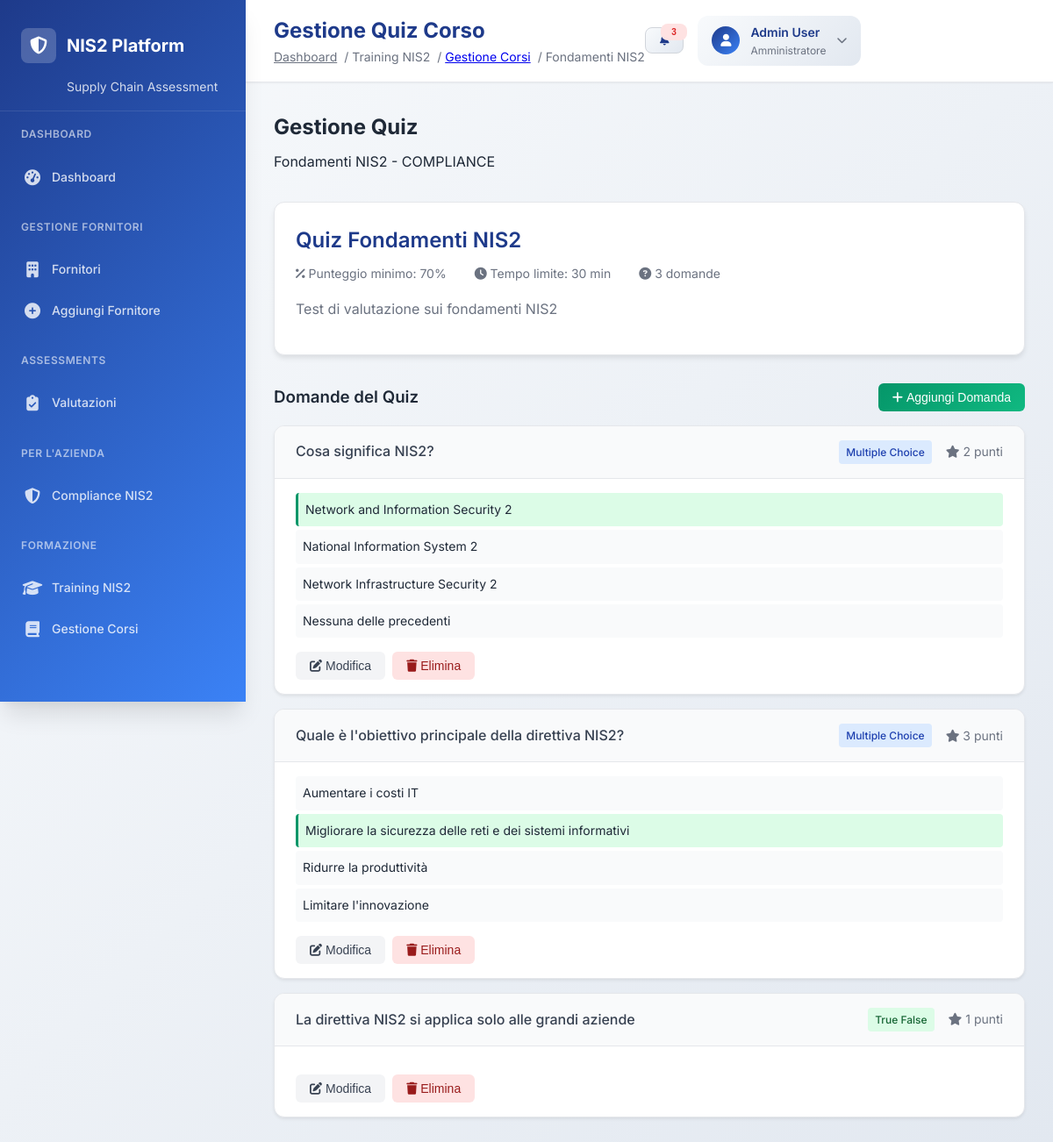
Page /training/course/1/quiz (signed in) on the committed database.
### tables this page shows
CREATE TABLE training_courses (
                id INTEGER PRIMARY KEY AUTOINCREMENT,
                title TEXT NOT NULL,
                description TEXT,
                category TEXT NOT NULL,
                duration_minutes INTEGER DEFAULT 60,
                difficulty_level TEXT DEFAULT 'BEGINNER',
                nis2_requirements TEXT, -- JSON array dei requisiti NIS2 coperti
                content_url TEXT,
                is_active BOOLEAN DEFAULT 1,
                created_at TIMESTAMP DEFAULT CURRENT_TIMESTAMP
            );

CREATE TABLE training_quizzes (
                id INTEGER PRIMARY KEY AUTOINCREMENT,
                course_id INTEGER NOT NULL,
                title TEXT NOT NULL,
                description TEXT,
                passing_score INTEGER DEFAULT 70,
                time_limit_minutes INTEGER DEFAULT 30,
                is_active BOOLEAN DEFAULT 1,
                created_at TIMESTAMP DEFAULT CURRENT_TIMESTAMP,
                FOREIGN KEY (course_id) REFERENCES training_courses (id)
            );

CREATE TABLE training_questions (
                id INTEGER PRIMARY KEY AUTOINCREMENT,
                quiz_id INTEGER NOT NULL,
                question_text TEXT NOT NULL,
                question_type TEXT DEFAULT 'MULTIPLE_CHOICE', -- MULTIPLE_CHOICE, TRUE_FALSE, TEXT
                options TEXT, -- JSON array per multiple choice
                correct_answer TEXT,
                points INTEGER DEFAULT 1, explanation TEXT,
                FOREIGN KEY (quiz_id) REFERENCES training_quizzes (id)
            );

### training_api.py (the view)
@training_router.get("/course/{course_id}/quiz")
async def course_quiz_management_page(request: Request, course_id: int):
    user = await get_current_user(request)
    if not user:
        return RedirectResponse(url="/unified-login")
    if user.get("role") != "admin":
        raise HTTPException(status_code=403, detail="Accesso negato. Solo gli amministratori possono gestire i corsi.")
    try:
        course = training.get_course_by_id(course_id)
        if not course:
            raise HTTPException(status_code=404, detail="Corso non trovato")
        quiz = training.get_course_quiz(course_id)
        if quiz:
            quiz = training.get_quiz_with_questions(quiz['id'])
        return templates.TemplateResponse("training_course_quiz.html", {
            "request": request,
            "user": user,
            "course": course,
            "quiz": quiz
        })
    except Exception as e:
        return templates.TemplateResponse("training_course_quiz.html", {
            "request": request,
            "user": user,
            "course": None,
            "quiz": None,
            "error_message": str(e)
        })

### templates/training_course_quiz.html (shortened to what this page needs)
{% extends "professional_base.html" %}
{% block page_title %}Gestione Quiz Corso{% endblock %}
{% block breadcrumb %}
<span class="text-secondary">/ Training NIS2</span>
<span class="text-secondary">/ <a href="/training/course-management">Gestione Corsi</a></span>
<span class="text-secondary">/ {{ course.title }}</span>
{% endblock %}
{% block content %}
<div class="container mx-auto px-4 py-6">
    <div class="quiz-header">
        <div>
            <h2 class="text-2xl font-bold text-gray-800 mb-2">Gestione Quiz</h2>
            <p class="text-gray-600">{{ course.title }} - {{ course.category }}</p>
        </div>
    </div>
    {% if quiz %}
    <div class="quiz-info">
        <div class="quiz-title">{{ quiz.title }}</div>
        <div class="quiz-meta">
            <span><i class="fas fa-percentage"></i> Punteggio minimo: {{ quiz.passing_score }}%</span>
            <span><i class="fas fa-clock"></i> Tempo limite: {{ quiz.time_limit_minutes }} min</span>
            <span><i class="fas fa-question-circle"></i> {{ quiz.questions|length }} domande</span>
        </div>
        <div class="quiz-description">{{ quiz.description }}</div>
    </div>
    <div class="questions-section">
        <div class="questions-header">
            <h3 class="text-lg font-semibold text-gray-800">Domande del Quiz</h3>
            <button class="btn-add-question" onclick="openAddQuestionModal()">
                <i class="fas fa-plus"></i>
                Aggiungi Domanda
            </button>
        </div>
        <div class="question-list">
            {% for question in quiz.questions %}
            <div class="question-item">
                <div class="question-header">
                    <div class="question-text">{{ question.question_text }}</div>
                    <div class="question-meta">
                        <span class="question-type-badge question-type-{{ question.question_type.lower() }}">
                            {{ question.question_type.replace('_', ' ').title() }}
                        </span>
                        <span><i class="fas fa-star"></i> {{ question.points }} punti</span>
                    </div>
                </div>
                <div class="question-body">
                    {% if question.options %}
                    <div class="question-options">
                        {% for option in question.options %}
                        <div class="option-item {% if option == question.correct_answer %}correct-answer{% endif %}">
                            {{ option }}
                        </div>
                        {% endfor %}
                    </div>
                    {% endif %}
                    <div class="question-actions">
                        <button class="btn-edit-question" onclick="editQuestion({{ question.id }})">
                            <i class="fas fa-edit"></i>
                            Modifica
                        </button>
                        <button class="btn-delete-question" onclick="deleteQuestion({{ question.id }})">
                            <i class="fas fa-trash"></i>
                            Elimina
                        </button>
                    </div>
                </div>
            </div>
            {% endfor %}
        </div>
    </div>
    {% endif %}
</div>
{% endblock %}

### static/css/professional.css (style rules this page uses)
:root { --primary-blue: #1e3a8a; --primary-blue-light: #3b82f6; --primary-blue-dark: #1e40af; --secondary-gray: #6b7280; --accent-green: #059669; --accent-red: #dc2626; --accent-orange: #ea580c; --accent-yellow: #ca8a04; --gradient-primary: linear-gradient(135deg, #1e3a8a 0%, #3b82f6 100%); --gradient-secondary: linear-gradient(135deg, #f8fafc 0%, #e2e8f0 100%); --gradient-success: linear-gradient(135deg, #059669 0%, #10b981 100%); --gradient-danger: linear-gradient(135deg, #dc2626 0%, #ef4444 100%); --shadow-sm: 0 1px 2px 0 rgba(0, 0, 0, 0.05); --shadow-md: 0 4px 6px -1px rgba(0, 0, 0, 0.1), 0 2px 4px -1px rgba(0, 0, 0, 0.06); --shadow-lg: 0 10px 15px -3px rgba(0, 0, 0, 0.1), 0 4px 6px -2px rgba(0, 0, 0, 0.05); --shadow-xl: 0 20px 25px -5px rgba(0, 0, 0, 0.1), 0 10px 10px -5px rgba(0, 0, 0, 0.04); --border-radius: 8px; --border-radius-lg: 12px; --border-radius-xl: 16px; --transition-fast: 0.15s ease-in-out; --transition-normal: 0.3s ease-in-out; --transition-slow: 0.5s ease-in-out; }
* { margin: 0; padding: 0; box-sizing: border-box; }
body { font-family: 'Inter', -apple-system, BlinkMacSystemFont, 'Segoe UI', Roboto, sans-serif; background: linear-gradient(135deg, #f8fafc 0%, #e2e8f0 100%); color: #1f2937; line-height: 1.6; min-height: 100vh; }
.font-bold { font-weight: 700; }
.font-semibold { font-weight: 600; }
.text-secondary { color: var(--secondary-gray); }
.mb-2 { margin-bottom: 0.5rem; }

### templates/training_course_quiz.html (style rules this page uses)
.quiz-header { display: flex; justify-content: space-between; align-items: center; margin-bottom: 2rem; }
.quiz-info { background: white; border-radius: 12px; box-shadow: 0 4px 6px -1px rgba(0, 0, 0, 0.1); border: 1px solid #e5e7eb; padding: 1.5rem; margin-bottom: 2rem; }
.quiz-title { font-size: 1.5rem; font-weight: 600; color: #1e3a8a; margin-bottom: 0.5rem; }
.quiz-meta { display: flex; gap: 2rem; margin-bottom: 1rem; font-size: 0.875rem; color: #6b7280; }
.quiz-description { color: #6b7280; line-height: 1.5; margin-bottom: 1rem; }
.questions-section { margin-top: 2rem; }
.questions-header { display: flex; justify-content: space-between; align-items: center; margin-bottom: 1rem; }
.btn-add-question { background: linear-gradient(135deg, #059669 0%, #10b981 100%); color: white; padding: 0.5rem 1rem; border: none; border-radius: 6px; font-size: 0.875rem; cursor: pointer; transition: all 0.2s ease; text-decoration: none; display: inline-flex; align-items: center; gap: 0.25rem; }
.question-list { display: flex; flex-direction: column; gap: 1rem; }
.question-item { background: white; border-radius: 12px; box-shadow: 0 2px 4px -1px rgba(0, 0, 0, 0.1); border: 1px solid #e5e7eb; overflow: hidden; }
.question-header { padding: 1rem 1.5rem; background: #f9fafb; border-bottom: 1px solid #e5e7eb; display: flex; justify-content: space-between; align-items: center; }
.question-text { font-size: 1rem; font-weight: 500; color: #374151; flex: 1; }
.question-meta { display: flex; align-items: center; gap: 1rem; font-size: 0.875rem; color: #6b7280; }
.question-type-badge { padding: 0.25rem 0.5rem; border-radius: 4px; font-size: 0.75rem; font-weight: 500; }
.question-type-multiple_choice { background: #dbeafe; color: #1e40af; }
.question-type-true_false { background: #dcfce7; color: #166534; }
.question-body { padding: 1rem 1.5rem; }
.question-options { margin-bottom: 1rem; }
.option-item { padding: 0.5rem; margin-bottom: 0.25rem; background: #f9fafb; border-radius: 4px; font-size: 0.875rem; }
.correct-answer { background: #dcfce7; border-left: 3px solid #059669; }
.question-actions { display: flex; gap: 0.5rem; margin-top: 1rem; }
.btn-edit-question { background: #f3f4f6; color: #374151; padding: 0.5rem 1rem; border: none; border-radius: 6px; font-size: 0.875rem; cursor: pointer; transition: all 0.2s ease; text-decoration: none; display: inline-flex; align-items: center; gap: 0.25rem; }
.btn-delete-question { background: #fee2e2; color: #991b1b; padding: 0.5rem 1rem; border: none; border-radius: 6px; font-size: 0.875rem; cursor: pointer; transition: all 0.2s ease; }

### rows in the picture
training_courses: title "Fondamenti NIS2", category "COMPLIANCE"
training_quizzes: title "Quiz Fondamenti NIS2", passing_score "70", time_limit_minutes "30", description "Test di valutazione sui fondamenti NIS2"
training_questions: question_text "Cosa significa NIS2?", question_type.replace "Multiple Choice", points "2", options "Network and Information Security 2" "National Information System 2" "Network Infrastructure Security 2" "Nessuna delle precedenti"
training_questions: question_text "Quale è l'obiettivo principale della direttiva NIS2?", question_type.replace "Multiple Choice", points "3", options "Aumentare i costi IT" "Migliorare la sicurezza delle reti e dei sistemi informativi" "Ridurre la produttività" "Limitare l'innovazione"
training_questions: question_text "La direttiva NIS2 si applica solo alle grandi aziende", question_type.replace "True False", points "1"

### other values in the picture
{{ quiz.questions|length }} "3"
